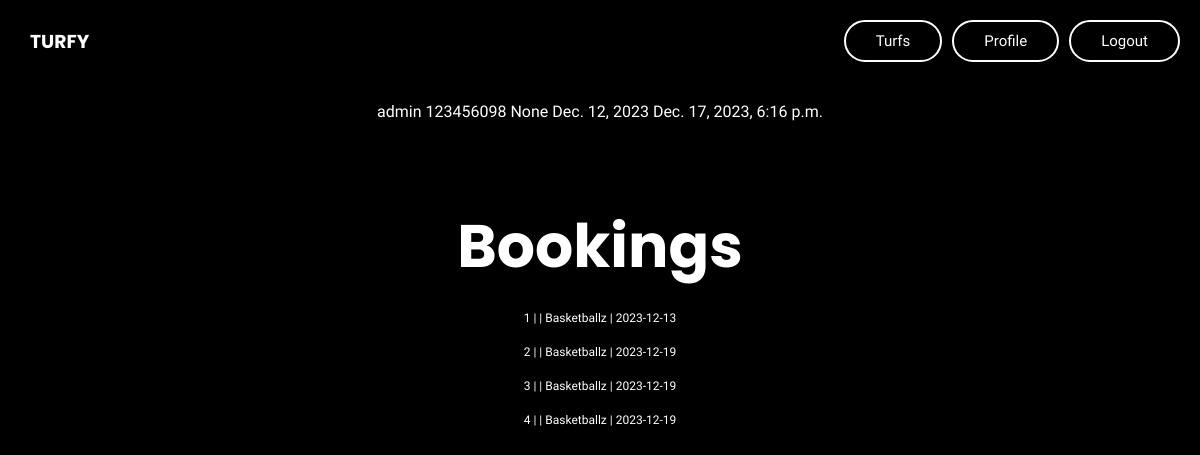
/player-profile/ (signed in), run on an earlier commit of the app's database.
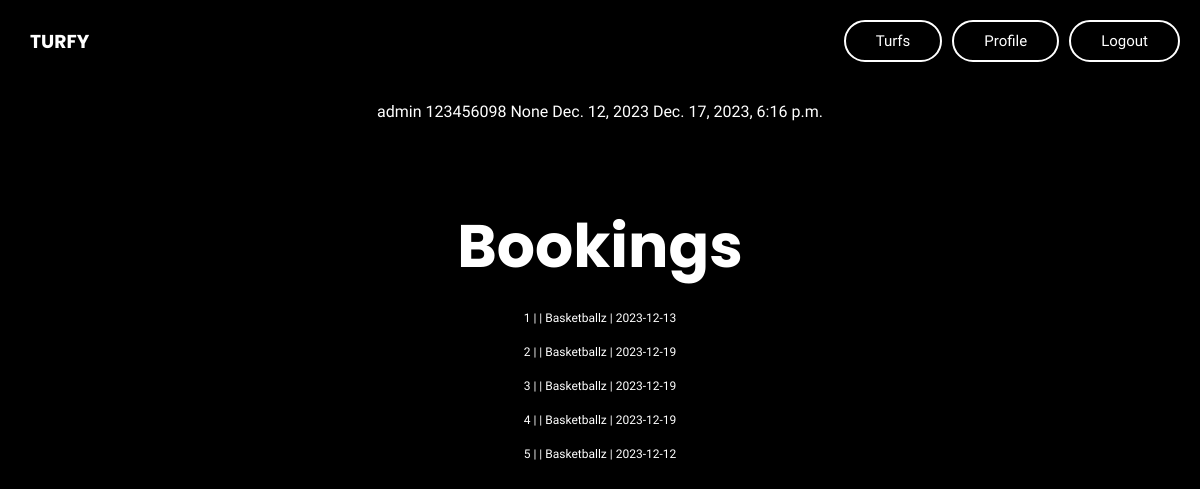
And on a later commit of the database.
### app/models.py (models this page shows, shortened)
class Booking(models.Model):
    player = models.ForeignKey(Player, null=True, on_delete=models.SET_NULL)
    turf = models.ForeignKey(Turf, null=True, on_delete=models.SET_NULL)
    timeSlot = models.ForeignKey(TimeSlot, null=True, on_delete=models.SET_NULL)
    date = models.DateField("Date", null=True)
    dateCreated = models.DateTimeField("Date Created", auto_created=True, null=True)
    def __str__(self):
        return str(self.id) + " | " + self.player.firstName + " | " + self.turf.turfName + " | " + str(self.date)

class Player(models.Model):
    user = models.ForeignKey(User, null=True, on_delete=models.SET_NULL)
    firstName = models.CharField("First Name", max_length=25, null=True)
    lastName = models.CharField("Last Name", max_length=25, null=True)
    mobile = models.CharField("Mobile Number", max_length=25, null=True)
    email = models.EmailField("Email Address", null=True)
    dateOfBirth = models.DateField("Date of Birth", null=True)
    dateCreated = models.DateTimeField("Date Created", auto_now_add=True)

class Turf(models.Model):
    TYPE =  (
        ("5s","5s"),
        ("7s","7s")
    )
    user = models.ForeignKey(User, null=True, on_delete=models.SET_NULL)
    ownerName = models.CharField("Owner Name", max_length=25, null=True)
    turfName = models.CharField("Turf Name", max_length=25, null=True)
    location = models.CharField("Location ", max_length=200, null=True)
    phoneNumber = models.CharField("Phone Number", max_length=25, null=True)
    pricePerSlot = models.FloatField("Price Per Slot", max_length=3, null=True)
    fieldSize = models.CharField("fieldSize",max_length=3,choices=TYPE, null=False, default="5s")
    slots = models.ManyToManyField(TimeSlot, blank=True)
    dateCreated = models.DateTimeField("Date Created", auto_now_add=True)

### app/views.py (the view)
# urls.py: path('player-profile/', views.playerProfile, name='playerProfile'),
def playerProfile(request):
    player = Player.objects.get(user=request.user)
    bookings = Booking.objects.filter(player=player)
    context = {
        'player':player,
        'bookings':bookings,
    }
    return render(request, 'app/playerProfile.html', context)

### app/templates/app/playerProfile.html (shortened to what this page needs)
{% extends 'app/main.html' %} {% load static %}  {% block content %}
{{player.user}} {{player.firstName}}
{{player.lastName}} {{player.mobile}} {{player.email}} {{player.dateOfBirth}}
{{player.dateCreated}}
<h1>Bookings</h1>
{% for booking in bookings %}
<p>{{booking}}</p>
{% endfor %} {% endblock %}

What changed in the data, as far as the page shows it:
added Booking: id+player+turf "5 | | Basketballz | 2023-12-12"
